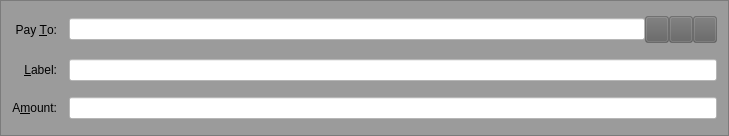
<?xml version="1.0" encoding="UTF-8"?>
<ui version="4.0">
 <class>SendCoinsEntry</class>
 <widget class="QFrame" name="SendCoinsEntry">
  <property name="geometry">
   <rect>
    <x>0</x>
    <y>0</y>
    <width>729</width>
    <height>136</height>
   </rect>
  </property>
  <property name="windowTitle">
   <string>Form</string>
  </property>
  <property name="styleSheet">
   <string notr="true">background-color: rgba(97, 97 , 97, 100);</string>
  </property>
  <property name="frameShape">
   <enum>QFrame::StyledPanel</enum>
  </property>
  <property name="frameShadow">
   <enum>QFrame::Sunken</enum>
  </property>
  <layout class="QGridLayout" name="gridLayout">
   <property name="spacing">
    <number>12</number>
   </property>
   <item row="5" column="0">
    <widget class="QLabel" name="label">
     <property name="styleSheet">
      <string notr="true"> background: transparent;</string>
     </property>
     <property name="text">
      <string>A&amp;mount:</string>
     </property>
     <property name="alignment">
      <set>Qt::AlignRight|Qt::AlignTrailing|Qt::AlignVCenter</set>
     </property>
     <property name="buddy">
      <cstring>payAmount</cstring>
     </property>
    </widget>
   </item>
   <item row="3" column="0">
    <widget class="QLabel" name="label_2">
     <property name="styleSheet">
      <string notr="true"> background: transparent;</string>
     </property>
     <property name="text">
      <string>Pay &amp;To:</string>
     </property>
     <property name="alignment">
      <set>Qt::AlignRight|Qt::AlignTrailing|Qt::AlignVCenter</set>
     </property>
     <property name="buddy">
      <cstring>payTo</cstring>
     </property>
    </widget>
   </item>
   <item row="5" column="1">
    <widget class="BitcoinAmountField" name="payAmount">
     <property name="styleSheet">
      <string notr="true">background-color: rgb(255, 255, 255); color: black;</string>
     </property>
    </widget>
   </item>
   <item row="4" column="0">
    <widget class="QLabel" name="label_4">
     <property name="styleSheet">
      <string notr="true"> background: transparent;</string>
     </property>
     <property name="text">
      <string>&amp;Label:</string>
     </property>
     <property name="alignment">
      <set>Qt::AlignRight|Qt::AlignTrailing|Qt::AlignVCenter</set>
     </property>
     <property name="buddy">
      <cstring>addAsLabel</cstring>
     </property>
    </widget>
   </item>
   <item row="3" column="1">
    <layout class="QHBoxLayout" name="payToLayout">
     <property name="spacing">
      <number>0</number>
     </property>
     <item>
      <widget class="QValidatedLineEdit" name="payTo">
       <property name="toolTip">
        <string>The address to send the payment to (e.g. GgZaH1DdikpMTYc2x1Xb6eFBkKGibjmPb9)</string>
       </property>
       <property name="styleSheet">
        <string notr="true">background-color: rgb(255, 255, 255);
color: rgb(0, 0, 0);</string>
       </property>
       <property name="maxLength">
        <number>34</number>
       </property>
      </widget>
     </item>
     <item>
      <widget class="QToolButton" name="addressBookButton">
       <property name="maximumSize">
        <size>
         <width>300</width>
         <height>27</height>
        </size>
       </property>
       <property name="toolTip">
        <string>Choose address from address book</string>
       </property>
       <property name="styleSheet">
        <string notr="true">min-width:0px;max-width:16777215px; min-height:0px;max-height:16777215px</string>
       </property>
       <property name="text">
        <string/>
       </property>
       <property name="icon">
        <iconset resource="../bitcoin.qrc">
         <normaloff>:/icons/address-book</normaloff>:/icons/address-book</iconset>
       </property>
       <property name="shortcut">
        <string>Alt+A</string>
       </property>
      </widget>
     </item>
     <item>
      <widget class="QToolButton" name="pasteButton">
       <property name="maximumSize">
        <size>
         <width>300</width>
         <height>27</height>
        </size>
       </property>
       <property name="toolTip">
        <string>Paste address from clipboard</string>
       </property>
       <property name="styleSheet">
        <string notr="true">min-width:0px;max-width:16777215px; min-height:0px;max-height:16777215px</string>
       </property>
       <property name="text">
        <string/>
       </property>
       <property name="icon">
        <iconset resource="../bitcoin.qrc">
         <normaloff>:/icons/editpaste</normaloff>:/icons/editpaste</iconset>
       </property>
       <property name="shortcut">
        <string>Alt+P</string>
       </property>
      </widget>
     </item>
     <item>
      <widget class="QToolButton" name="deleteButton">
       <property name="maximumSize">
        <size>
         <width>300</width>
         <height>27</height>
        </size>
       </property>
       <property name="toolTip">
        <string>Remove this recipient</string>
       </property>
       <property name="styleSheet">
        <string notr="true">min-width:0px;max-width:16777215px; min-height:0px;max-height:16777215px</string>
       </property>
       <property name="text">
        <string/>
       </property>
       <property name="icon">
        <iconset resource="../bitcoin.qrc">
         <normaloff>:/icons/remove</normaloff>:/icons/remove</iconset>
       </property>
      </widget>
     </item>
    </layout>
   </item>
   <item row="4" column="1">
    <widget class="QValidatedLineEdit" name="addAsLabel">
     <property name="toolTip">
      <string>Enter a label for this address to add it to your address book</string>
     </property>
     <property name="styleSheet">
      <string notr="true">background-color: rgb(255, 255, 255);
color: rgb(0, 0, 0);</string>
     </property>
    </widget>
   </item>
  </layout>
 </widget>
 <customwidgets>
  <customwidget>
   <class>QValidatedLineEdit</class>
   <extends>QLineEdit</extends>
   <header>qvalidatedlineedit.h</header>
  </customwidget>
  <customwidget>
   <class>BitcoinAmountField</class>
   <extends>QLineEdit</extends>
   <header>bitcoinamountfield.h</header>
   <container>1</container>
  </customwidget>
 </customwidgets>
 <resources>
  <include location="../bitcoin.qrc"/>
 </resources>
 <connections/>
</ui>
